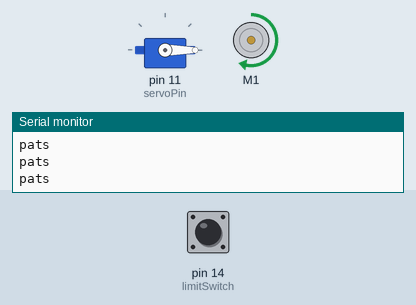
Simulated run of this sketch. Board: Arduino Uno, built with avr-gcc and run on an emulated ATmega328P. Parts: servo, DC motor (green arrow = forward, orange = backward, longer = faster), the last lines printed to the serial monitor. The inputs (shaded band) are chosen by the test bench; at power-on: pin 14 (limitSwitch) LOW.

Above: at 1.2 s.
1.3 s: pin 14 (limitSwitch) pulled HIGH for 0.15 s
At 2.45 s:
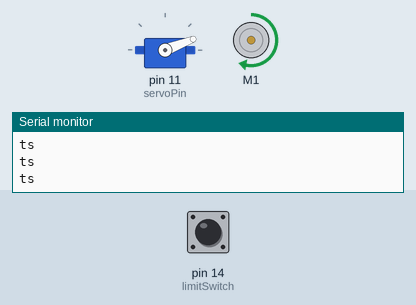
At 3.45 s:
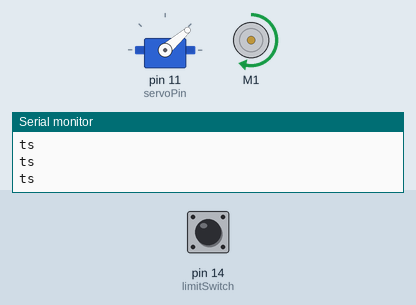
4.3 s: pin 14 (limitSwitch) pulled HIGH for 1 s
At 4.45 s:
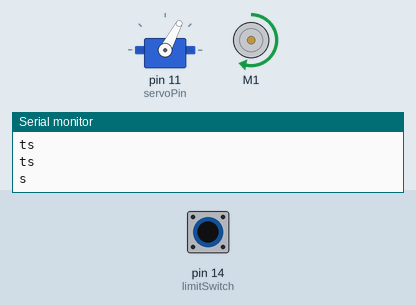
7.3 s: pin 14 (limitSwitch) pulled HIGH for 0.15 s
10.3 s: pin 14 (limitSwitch) driven HIGH
Timing chart, 0 to 14.3 s (numbered marks = the images above; inputs shaded):
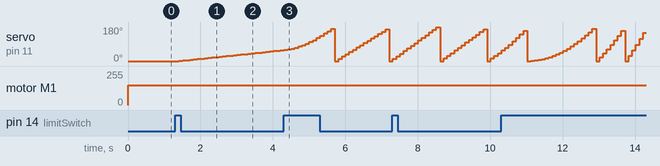

The sketch:

PIE_MP3_DCMotorTest.ino
```cpp
// download adafruit motor shield V2 library before using! (tools -> manage libraries)

/*
This is our code for our animatronic bear.  When the bear reads that something is close to him
through an infrared sensor, he moves forward.  When the bear is patted (touched by a limit switch),
his tail(servo motor) wags faster

For use with the Adafruit Motor Shield v2
---->	http://www.adafruit.com/products/1438
*/

#include <Adafruit_MotorShield.h>
#include <Servo.h>

// declare servo
Servo myservo;
// Create the motor shield object with the default I2C address
Adafruit_MotorShield AFMS = Adafruit_MotorShield();

// Select which 'port' M1, M2, M3 or M4. In this case, M1
Adafruit_DCMotor *myMotor = AFMS.getMotor(1);
// You can also make another motor on port M3
Adafruit_DCMotor *myOtherMotor = AFMS.getMotor(3);

int limitSwitch = 14;
int distanceFromFood = 0; // placeholder
int distanceSensor = 1;
int servoPin = 11;
int max_time_until_check_pats = 100 ;// declaring range of tail wag loop
int time_until_check_pats = 100 ; // declaring range of tail wag loop
int pats = 0; // number of pats per loop

void setup() {
  Serial.begin(9600);           // set up Serial library at 9600 bps
  myservo.attach(servoPin);
  Serial.println("Adafruit Motorshield v2 - DC Motor test!");

  // if fail, check if passes the adafruit DC motor test (find online)
  if (!AFMS.begin()) {         // create with the default frequency 1.6KHz
    if (!AFMS.begin(1000)) {  // OR with a different frequency, say 1KHz
      Serial.println("Could not find Motor Shield. Check wiring.");
    }
    while (1);
  }
  Serial.println("Motor Shield found.");
  pinMode(distanceSensor, INPUT);
  pinMode(limitSwitch,INPUT);
  // Set the speed to start, from 0 (off) to 255 (max speed)
  myMotor->setSpeed(150);
  myMotor->run(FORWARD);
  // turn on motor
  myMotor->run(RELEASE);
  pats = 0; //number of pats per loop
}
void loop() {

  uint8_t i;
  myMotor->run(FORWARD);

  // for loop for each pat check and speeds of servo
  for (int i=0; i<5; i++){
    // it only moves forward when you pat it
    for (int j=0; j<180;j = j + pats){
      pats = pats + digitalRead(limitSwitch) ; // checks if limit switch was touched
      Serial.println(pats + "pats");
      myservo.write(j);
      // distanceFromFood = analogRead(distanceSensor);
      // myMotor->setSpeed(distanceFromFood);
      delay(100);
    }
    Serial.println(pats);


  }
  pats = 0; // reset pats after loop
}
```

Measured:
- after the input at 1.3 s, servo on pin 11 (servoPin): moves from 0° to 57° over 2.8 s, starting after 0.11 s
